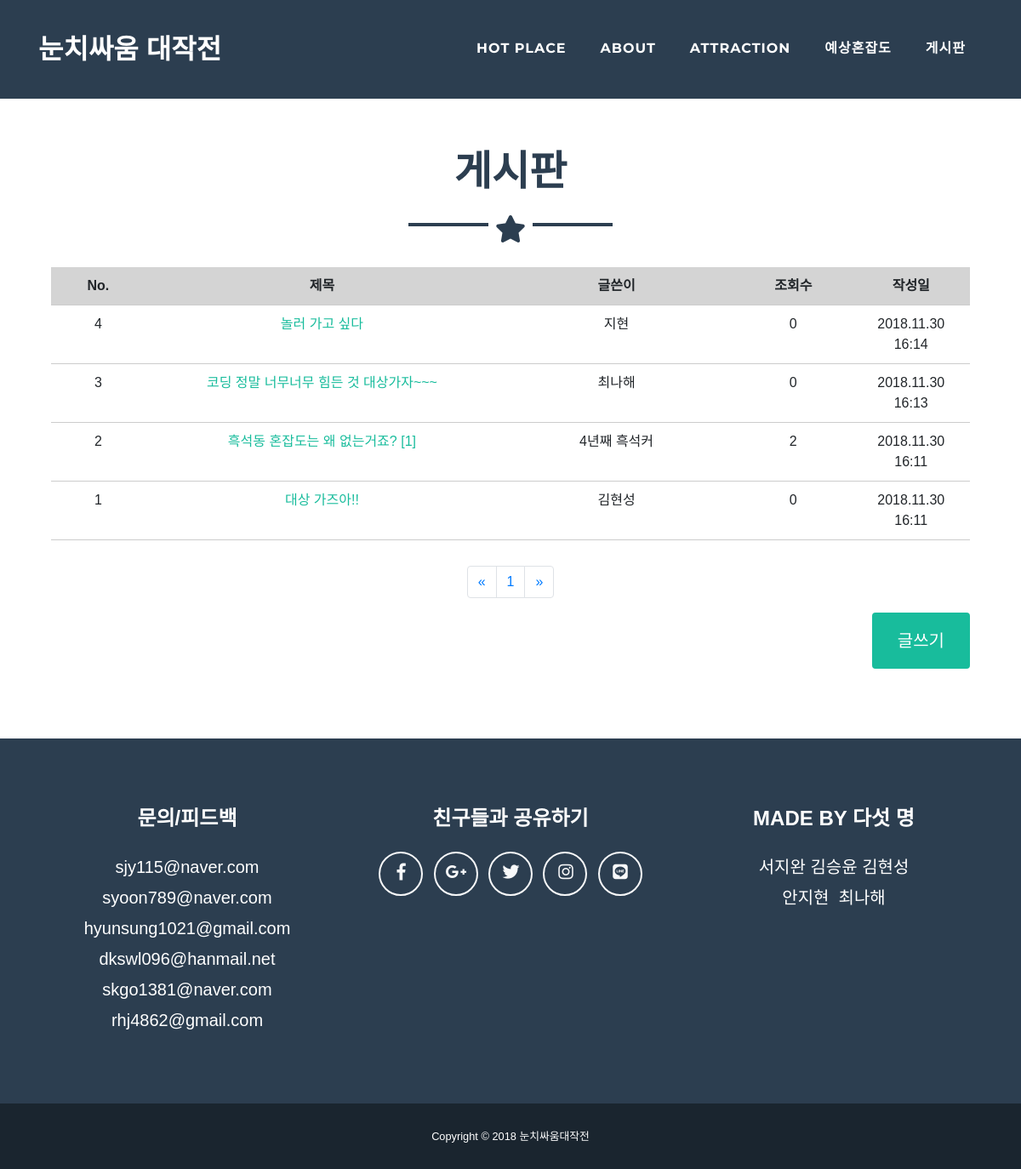
The app's page /board/1, older data.
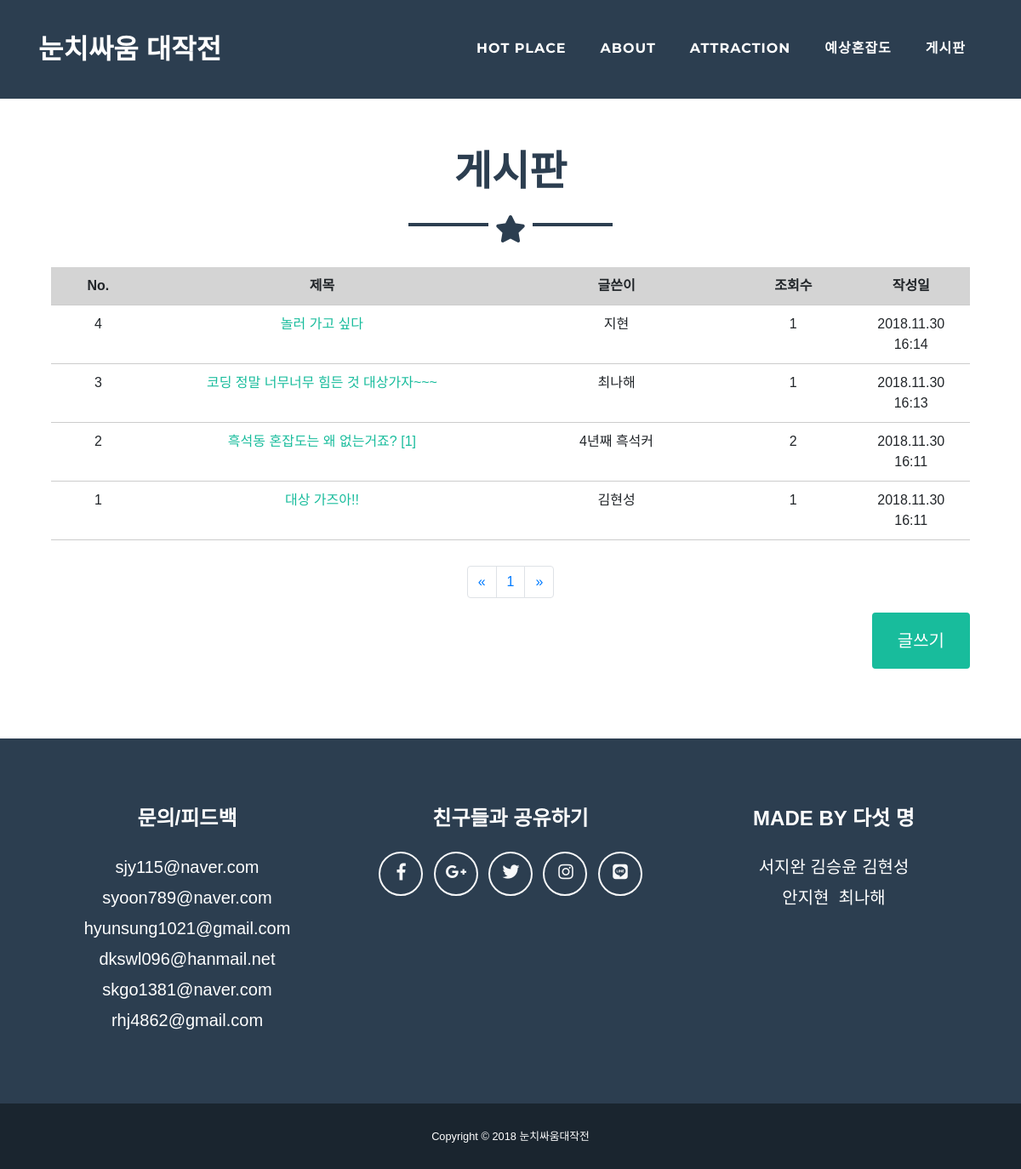
The same page, newer data.
### app.py (models this page shows)
class Post(db.Model): # db.Model을 상속받은 것
    __tablename__ = "posts"                         # DB 내에서의 table 이름
    id = db.Column(db.Integer, primary_key=True)    # sql문과 비슷한 형식!!
    name = db.Column(db.String, nullable=False)
    title = db.Column(db.String, nullable=False)
    password = db.Column(db.String, nullable=False)
    content = db.Column(db.String, nullable=False)
    count = db.Column(db.Integer, nullable=False)
    date = db.Column(db.String, nullable=False)
    date_update = db.Column(db.String, nullable=False)

### app.py (the view)
@app.route("/board/<int:page>")     # int형식의 page변수의 값을 url에서 받아옴
def board(page):
    posts = Post.query.all()    # 리스트 형태로 반환됨!!
    comments = Comment.query.all()
    comment_count = {}
    for p in posts:
        count = 0
        for c in comments:
            if p.id == c.post_id:
                count += 1
        comment_count[p] = count
    if len(posts) % 10 != 0:
        numpage = (len(posts) // 10) + 1  # 한 페이지에 10개의 게시글만 오게 하고 나머지는 다음 쪽수로 넘겨야 볼수 있게!
    else:
        numpage = (len(posts) // 10)    # 만약 10개의 게시글이 존재한다면 1쪽만 있게 하기 위해
    numpage = range(1, numpage+1, 1)    # 넘길 때 리스트 형태로 넘김
    end = (len(posts)) - (10*(page - 1))
    start = end - 10
    if (len(posts) - 10*page) <= 0:  # 이 페이지가 마지막일 때
        posts = posts[0:len(posts)-10*(page-1)]   # 있는 것까지만 보여주기
    else:
        posts = posts[start:end]
    if len(posts) >= 2:  # 최근것부터 나와야 하기 때문
        posts = reversed(posts)
    return render_template("board.html", posts=posts, comment_count=comment_count, numpage=numpage, page=page)

### templates/board.html (shortened to what this page needs)
<!DOCTYPE html>
<html lang="en">
  <head>
    <link href="../static/vendor/bootstrap/css/bootstrap.min.css" rel="stylesheet">
    <link href="../static/vendor/fontawesome-free/css/all.min.css" rel="stylesheet" type="text/css">
    <link href="../static/vendor/magnific-popup/magnific-popup.css" rel="stylesheet" type="text/css">
    <link href="../static/css/freelancer.min.css" rel="stylesheet">
  </head>
  <body id="page-top">
    <nav class="navbar navbar-expand-lg bg-secondary fixed-top text-uppercase" id="mainNav">
      <div class="container">
        <a class="navbar-brand js-scroll-trigger" href="/">눈치싸움 대작전</a>
        <div class="collapse navbar-collapse" id="navbarResponsive">
          <ul class="navbar-nav ml-auto">
            <li class="nav-item mx-0 mx-lg-1">
              <a class="nav-link py-3 px-0 px-lg-3 rounded js-scroll-trigger" href="/#portfolio">Hot Place</a>
            </li>
            <li class="nav-item mx-0 mx-lg-1">
              <a class="nav-link py-3 px-0 px-lg-3 rounded js-scroll-trigger" href="/#about">About</a>
            </li>
            <li class="nav-item mx-0 mx-lg-1">
              <a class="nav-link py-3 px-0 px-lg-3 rounded js-scroll-trigger" href="/#contact">Attraction</a>
            </li>
            <li class="nav-item mx-0 mx-lg-1">
              <a class="nav-link py-3 px-0 px-lg-3 rounded js-scroll-trigger" href="/predict">예상혼잡도</a>
            </li>
            <li class="nav-item mx-0 mx-lg-1">
              <a class="nav-link py-3 px-0 px-lg-3 rounded js-scroll-trigger" href="/board/1">게시판</a>
            </li>
          </ul>
        </div>
      </div>
    </nav>
    <br><br><br>
    <section class="portfolio" id="portfolio">
      <div class="container">
        <h2 class="text-center text-uppercase text-secondary mb-0">게시판</h2>
        <hr class="star-dark mb-5">
      </div>
      <table class="type09" width="90%" align="center">
        <tr>
    		  <th scope="cols" id= "box1" style="width:8%">No.</th>
    		  <th scope="cols" id= "box1" style="width:30%">제목</th>
    		  <th scope="cols" id= "box1" style="width:20%">글쓴이</th>
    		  <th scope="cols" id= "box1" style="width:10%">조회수</th>
    		  <th scope="cols" id= "box1" style="width:10%">작성일</th>
  		  </tr>
		    {% for p in posts %}
            <tr align="center">
              <td scope="row">{{ p.id }}</td></td>
              <td scope="row"><a href="/read/{{ p.id }}">{{ p.title }}
                {% if comment_count[p] != 0 %}
                 [{{ comment_count[p] }}]
                {% endif %}
              </a></td>
              <td scope="row">{{ p.name }}</td>
              <td scope="row">{{ p.count }}</td>
              <td scope="row">{{ p.date }}</td>
            </tr>
       {% endfor %}
      </table>
      <br>
      <table align="center">
        <tr><td colspan="5">
          <ul class="pagination" style="text-align:center;">
            <li class="page-item">
              <button class="page-link" aria-label="Previous" onClick='page_previous();'>
                <span aria-hidden="true">&laquo;</span>
              </button>
            </li>
            {% for i in numpage %}
              <li class="page-item"><a class="page-link" href="/board/{{ i }}">{{ i }}</a></li>
            {% endfor %}
            <li class="page-item">
              <button class="page-link" aria-label="Next" onClick='page_next();'>
                <span aria-hidden="true">&raquo;</span>
              </button>
            </li>
          </ul>
        </td></tr>
      </table>
      <form method="get" action="/write" align="right" style="width:95%">
        <div class="form-group">
          <button type="submit" class="btn btn-primary btn-xl" id="sendMessageButton">글쓰기</button>
        </div>
      </form>
    </section>
    <footer class="footer text-center">
      <div class="container">
        <div class="row">
          <div class="col-md-4 mb-5 mb-lg-0">
            <h4 class="text-uppercase mb-4">문의/피드백</h4>
            <p class="lead mb-0">
              sjy115@naver.com<br>
              syoon789@naver.com<br>
              hyunsung1021@gmail.com<br>
              dkswl096@hanmail.net<br>
              skgo1381@naver.com<br>
              rhj4862@gmail.com
            </p>
          </div>
          <div class="col-md-4 mb-5 mb-lg-0">
            <h4 class="text-uppercase mb-4">친구들과 공유하기</h4>
            <ul class="list-inline mb-0">
              <li class="list-inline-item">
                <a class="btn btn-outline-light btn-social text-center rounded-circle" href="https://www.facebook.com/">
                  <i class="fab fa-fw fa-facebook-f"></i>
                </a>
              </li>
              <li class="list-inline-item">
                <a class="btn btn-outline-light btn-social text-center rounded-circle" href="https://plus.google.com/">
                  <i class="fab fa-fw fa-google-plus-g"></i>
                </a>
              </li>
              <li class="list-inline-item">
                <a class="btn btn-outline-light btn-social text-center rounded-circle" href="https://twitter.com/">
                  <i class="fab fa-fw fa-twitter"></i>
                </a>
              </li>
              <li class="list-inline-item">
                <a class="btn btn-outline-light btn-social text-center rounded-circle" href="https://www.instagram.com/">
                  <i class="fab fa-fw fa-instagram"></i>
                </a>
              </li>
              <li class="list-inline-item">
                <a class="btn btn-outline-light btn-social text-center rounded-circle" href="https://line.me/">
                  <i class="fab fa-line"></i>
                </a>
              </li>
            </ul>
          </div>
          <div class="col-md-4">
            <h4 class="text-uppercase mb-4">made by 다섯 명</h4>
            <p class="lead mb-0">서지완 김승윤 김현성 <br> 안지현&nbsp; 최나해 <br></p>
          </div>
        </div>
      </div>
    </footer>
    <div class="copyright py-4 text-center text-white">
      <div class="container">
        <small>Copyright &copy; 2018 눈치싸움대작전 </small>
      </div>
    </div>
  </body>
</html>

### templates/board.html (style rules this page uses)
#box1 { text-align: center; }
table.type09 { border-collapse: collapse; text-align: left; line-height: 1.5; }
table.type09 tbody th { width: 150px; padding: 10px; font-weight: bold; vertical-align: top; border-bottom: 1px solid #ccc; background: #d4d4d4; }
table.type09 td { width: 350px; padding: 10px; vertical-align: top; border-bottom: 1px solid #ccc; }
body, h1, h2, h3, h4, h5, h6 { font-family: "Raleway", sans-serif }
body, html { height: 100%; line-height: 1.8; }

Row changes from the older to the newer data that the page shows:
changed Post "놀러 가고 싶다": count "0" → "1"
changed Post "코딩 정말 너무너무 힘든 것 대상가자~~~": count "0" → "1"
changed Post "대상 가즈아!!": count "0" → "1"
